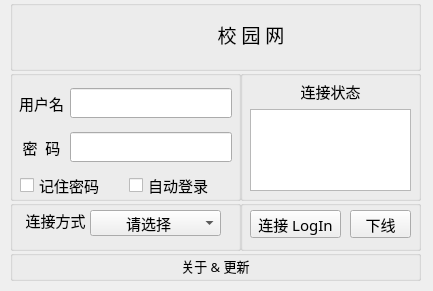
<?xml version="1.0" encoding="UTF-8"?>
<ui version="4.0">
 <class>MainWindow</class>
 <widget class="QMainWindow" name="MainWindow">
  <property name="geometry">
   <rect>
    <x>0</x>
    <y>0</y>
    <width>433</width>
    <height>291</height>
   </rect>
  </property>
  <property name="font">
   <font>
    <pointsize>11</pointsize>
   </font>
  </property>
  <property name="windowTitle">
   <string>MainWindow</string>
  </property>
  <widget class="QWidget" name="centralwidget">
   <widget class="QGroupBox" name="groupBox">
    <property name="geometry">
     <rect>
      <x>10</x>
      <y>70</y>
      <width>231</width>
      <height>131</height>
     </rect>
    </property>
    <property name="title">
     <string/>
    </property>
    <widget class="QWidget" name="gridLayoutWidget">
     <property name="geometry">
      <rect>
       <x>9</x>
       <y>10</y>
       <width>213</width>
       <height>91</height>
      </rect>
     </property>
     <layout class="QGridLayout" name="gridLayout">
      <item row="0" column="1">
       <widget class="QLineEdit" name="input_user">
        <property name="font">
         <font>
          <family>微软雅黑</family>
          <pointsize>11</pointsize>
         </font>
        </property>
        <property name="text">
         <string/>
        </property>
        <property name="alignment">
         <set>Qt::AlignLeading|Qt::AlignLeft|Qt::AlignVCenter</set>
        </property>
       </widget>
      </item>
      <item row="0" column="0">
       <widget class="QLabel" name="user">
        <property name="font">
         <font>
          <family>微软雅黑</family>
          <pointsize>11</pointsize>
         </font>
        </property>
        <property name="text">
         <string>用户名</string>
        </property>
        <property name="alignment">
         <set>Qt::AlignCenter</set>
        </property>
       </widget>
      </item>
      <item row="1" column="1">
       <widget class="QLineEdit" name="input_passwd">
        <property name="font">
         <font>
          <family>微软雅黑</family>
          <pointsize>11</pointsize>
         </font>
        </property>
        <property name="focusPolicy">
         <enum>Qt::StrongFocus</enum>
        </property>
        <property name="contextMenuPolicy">
         <enum>Qt::DefaultContextMenu</enum>
        </property>
        <property name="text">
         <string/>
        </property>
        <property name="echoMode">
         <enum>QLineEdit::Password</enum>
        </property>
        <property name="alignment">
         <set>Qt::AlignLeading|Qt::AlignLeft|Qt::AlignVCenter</set>
        </property>
       </widget>
      </item>
      <item row="1" column="0">
       <widget class="QLabel" name="passwd">
        <property name="font">
         <font>
          <family>微软雅黑</family>
          <pointsize>11</pointsize>
         </font>
        </property>
        <property name="text">
         <string>密  码</string>
        </property>
        <property name="alignment">
         <set>Qt::AlignCenter</set>
        </property>
       </widget>
      </item>
     </layout>
    </widget>
    <widget class="QWidget" name="horizontalLayoutWidget">
     <property name="geometry">
      <rect>
       <x>10</x>
       <y>102</y>
       <width>211</width>
       <height>26</height>
      </rect>
     </property>
     <layout class="QHBoxLayout" name="horizontalLayout_7">
      <item>
       <widget class="QCheckBox" name="passwdCB">
        <property name="font">
         <font>
          <family>微软雅黑</family>
          <pointsize>11</pointsize>
         </font>
        </property>
        <property name="text">
         <string>记住密码</string>
        </property>
       </widget>
      </item>
      <item>
       <widget class="QCheckBox" name="auto_login">
        <property name="font">
         <font>
          <family>微软雅黑</family>
          <pointsize>11</pointsize>
         </font>
        </property>
        <property name="text">
         <string>自动登录</string>
        </property>
       </widget>
      </item>
     </layout>
    </widget>
   </widget>
   <widget class="QGroupBox" name="groupBox_2">
    <property name="geometry">
     <rect>
      <x>240</x>
      <y>70</y>
      <width>181</width>
      <height>131</height>
     </rect>
    </property>
    <property name="title">
     <string/>
    </property>
    <widget class="QWidget" name="verticalLayoutWidget">
     <property name="geometry">
      <rect>
       <x>10</x>
       <y>10</y>
       <width>161</width>
       <height>111</height>
      </rect>
     </property>
     <layout class="QVBoxLayout" name="verticalLayout">
      <item>
       <widget class="QLabel" name="status_lable">
        <property name="font">
         <font>
          <family>微软雅黑</family>
          <pointsize>11</pointsize>
         </font>
        </property>
        <property name="text">
         <string>连接状态</string>
        </property>
        <property name="alignment">
         <set>Qt::AlignCenter</set>
        </property>
       </widget>
      </item>
      <item>
       <widget class="QTextBrowser" name="status">
        <property name="font">
         <font>
          <family>微软雅黑</family>
          <pointsize>9</pointsize>
         </font>
        </property>
       </widget>
      </item>
     </layout>
    </widget>
   </widget>
   <widget class="QGroupBox" name="groupBox_3">
    <property name="geometry">
     <rect>
      <x>10</x>
      <y>250</y>
      <width>411</width>
      <height>31</height>
     </rect>
    </property>
    <property name="title">
     <string/>
    </property>
    <widget class="QLabel" name="updateLabel">
     <property name="geometry">
      <rect>
       <x>150</x>
       <y>0</y>
       <width>111</width>
       <height>31</height>
      </rect>
     </property>
     <property name="font">
      <font>
       <family>微软雅黑</family>
       <pointsize>10</pointsize>
      </font>
     </property>
     <property name="cursor">
      <cursorShape>PointingHandCursor</cursorShape>
     </property>
     <property name="toolTip">
      <string/>
     </property>
     <property name="text">
      <string>关于 &amp; 更新</string>
     </property>
     <property name="alignment">
      <set>Qt::AlignCenter</set>
     </property>
    </widget>
   </widget>
   <widget class="QGroupBox" name="groupBox_4">
    <property name="geometry">
     <rect>
      <x>10</x>
      <y>0</y>
      <width>411</width>
      <height>71</height>
     </rect>
    </property>
    <property name="title">
     <string/>
    </property>
    <widget class="QLabel" name="logo">
     <property name="geometry">
      <rect>
       <x>80</x>
       <y>10</y>
       <width>250</width>
       <height>51</height>
      </rect>
     </property>
     <property name="text">
      <string/>
     </property>
     <property name="pixmap">
      <pixmap>timg.png</pixmap>
     </property>
    </widget>
    <widget class="QLabel" name="text">
     <property name="geometry">
      <rect>
       <x>180</x>
       <y>10</y>
       <width>122</width>
       <height>49</height>
      </rect>
     </property>
     <property name="palette">
      <palette>
       <active>
        <colorrole role="Text">
         <brush brushstyle="SolidPattern">
          <color alpha="255">
           <red>0</red>
           <green>85</green>
           <blue>255</blue>
          </color>
         </brush>
        </colorrole>
        <colorrole role="PlaceholderText">
         <brush brushstyle="NoBrush">
          <color alpha="128">
           <red>0</red>
           <green>85</green>
           <blue>255</blue>
          </color>
         </brush>
        </colorrole>
       </active>
       <inactive>
        <colorrole role="Text">
         <brush brushstyle="SolidPattern">
          <color alpha="255">
           <red>0</red>
           <green>85</green>
           <blue>255</blue>
          </color>
         </brush>
        </colorrole>
        <colorrole role="PlaceholderText">
         <brush brushstyle="NoBrush">
          <color alpha="128">
           <red>0</red>
           <green>85</green>
           <blue>255</blue>
          </color>
         </brush>
        </colorrole>
       </inactive>
       <disabled>
        <colorrole role="Text">
         <brush brushstyle="SolidPattern">
          <color alpha="255">
           <red>120</red>
           <green>120</green>
           <blue>120</blue>
          </color>
         </brush>
        </colorrole>
        <colorrole role="PlaceholderText">
         <brush brushstyle="NoBrush">
          <color alpha="128">
           <red>0</red>
           <green>85</green>
           <blue>255</blue>
          </color>
         </brush>
        </colorrole>
       </disabled>
      </palette>
     </property>
     <property name="font">
      <font>
       <family>微软雅黑</family>
       <pointsize>14</pointsize>
      </font>
     </property>
     <property name="text">
      <string>校 园 网</string>
     </property>
     <property name="alignment">
      <set>Qt::AlignCenter</set>
     </property>
    </widget>
   </widget>
   <widget class="QGroupBox" name="groupBox_5">
    <property name="geometry">
     <rect>
      <x>240</x>
      <y>200</y>
      <width>181</width>
      <height>51</height>
     </rect>
    </property>
    <property name="title">
     <string/>
    </property>
    <widget class="QPushButton" name="login">
     <property name="geometry">
      <rect>
       <x>10</x>
       <y>10</y>
       <width>91</width>
       <height>28</height>
      </rect>
     </property>
     <property name="font">
      <font>
       <family>微软雅黑</family>
      </font>
     </property>
     <property name="text">
      <string>连接 LogIn</string>
     </property>
    </widget>
    <widget class="QPushButton" name="logout">
     <property name="geometry">
      <rect>
       <x>110</x>
       <y>10</y>
       <width>61</width>
       <height>28</height>
      </rect>
     </property>
     <property name="font">
      <font>
       <family>微软雅黑</family>
      </font>
     </property>
     <property name="text">
      <string>下线</string>
     </property>
    </widget>
   </widget>
   <widget class="QGroupBox" name="groupBox_6">
    <property name="geometry">
     <rect>
      <x>10</x>
      <y>200</y>
      <width>231</width>
      <height>51</height>
     </rect>
    </property>
    <property name="title">
     <string/>
    </property>
    <widget class="QLabel" name="linkStyle">
     <property name="geometry">
      <rect>
       <x>10</x>
       <y>0</y>
       <width>71</width>
       <height>41</height>
      </rect>
     </property>
     <property name="font">
      <font>
       <family>微软雅黑</family>
       <pointsize>11</pointsize>
      </font>
     </property>
     <property name="cursor">
      <cursorShape>ArrowCursor</cursorShape>
     </property>
     <property name="toolTip">
      <string/>
     </property>
     <property name="text">
      <string>连接方式</string>
     </property>
     <property name="alignment">
      <set>Qt::AlignCenter</set>
     </property>
    </widget>
    <widget class="QComboBox" name="comboBox">
     <property name="geometry">
      <rect>
       <x>80</x>
       <y>10</y>
       <width>131</width>
       <height>26</height>
      </rect>
     </property>
     <property name="font">
      <font>
       <family>微软雅黑</family>
      </font>
     </property>
     <property name="layoutDirection">
      <enum>Qt::LeftToRight</enum>
     </property>
     <item>
      <property name="text">
       <string>        请选择</string>
      </property>
     </item>
     <item>
      <property name="text">
       <string>       有线连接</string>
      </property>
     </item>
     <item>
      <property name="text">
       <string>       WIFI连接</string>
      </property>
     </item>
    </widget>
   </widget>
  </widget>
 </widget>
 <resources/>
 <connections/>
</ui>
